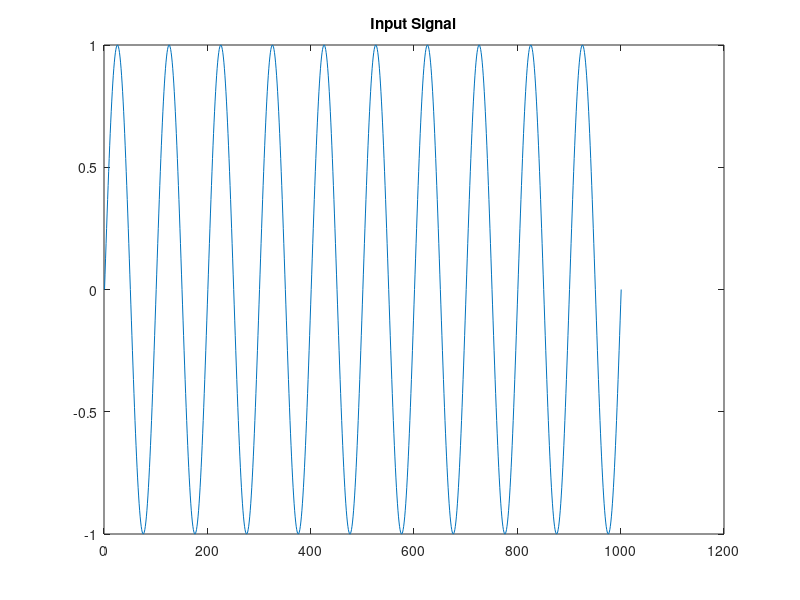
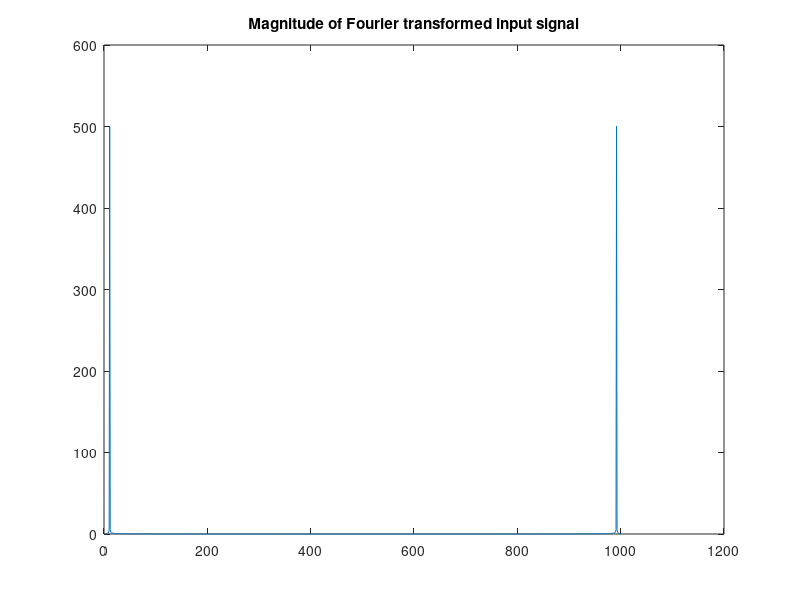
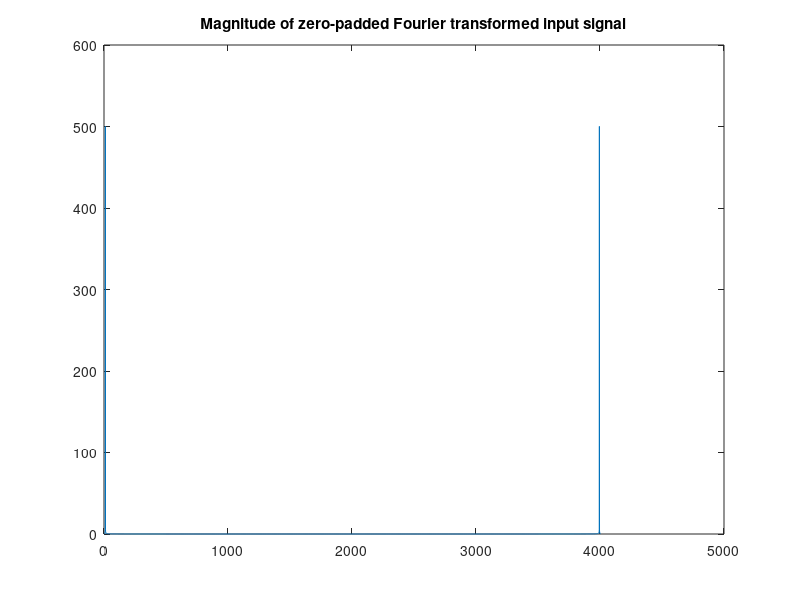
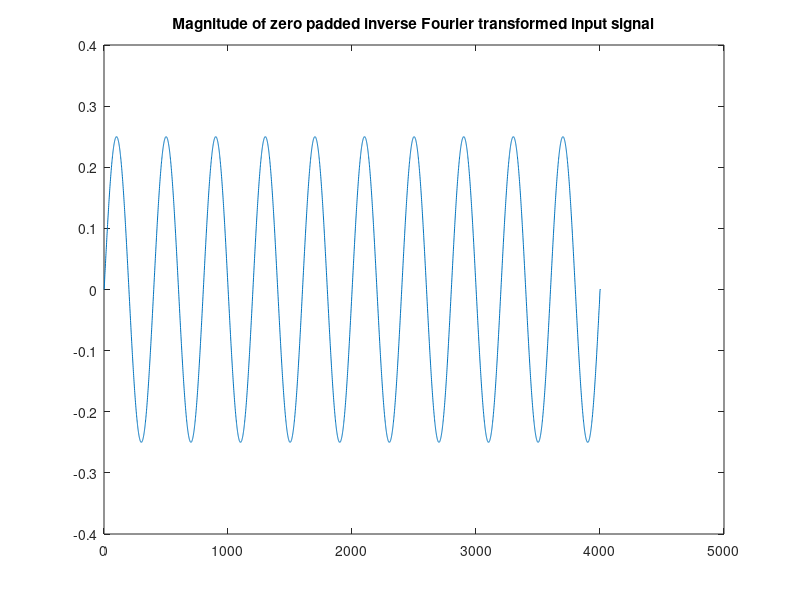

Reproduce these figures in MATLAB, in order.
% Zero Padding / Interpolation example 
% EECE 4510 / 5510 - Marquette University
% Fred J. Frigo, Ph.D.
%

ff = 5;     % desired frequency in Hz
dur = 2;   % duration of the waveform in seconds
tt = 0:1/(100*ff):dur; %-- gives 100 samples per period
xx = sin(2*pi*ff*tt);
N = max(size(tt));  % number of samples

figure();
plot( xx );
title('Input Signal');

% Fourier transform the original signal
yy=fft(xx);   
figure();
plot(abs(yy));
title('Magnitude of Fourier transformed input signal');


% Zero pad the frequecy coefficients array by factor of 4
ZP = 4;
zz=zeros(1,ZP*N);
N2=int16(0.5*N);
% Copy first half of FFT results to array.
zz(1:N2)= yy(1:N2);
% Copy last half of FFT results to array.
zz((ZP*N)-N2:ZP*N)= yy(N2-1:N);

figure();
plot(abs(zz));
title('Magnitude of zero-padded Fourier transformed input signal');

% Inverse Fourier transform and plot interpolated signal
znew=ifft(zz); 
figure();
plot(real(znew));
title('Magnitude of zero padded inverse Fourier transformed input signal');
